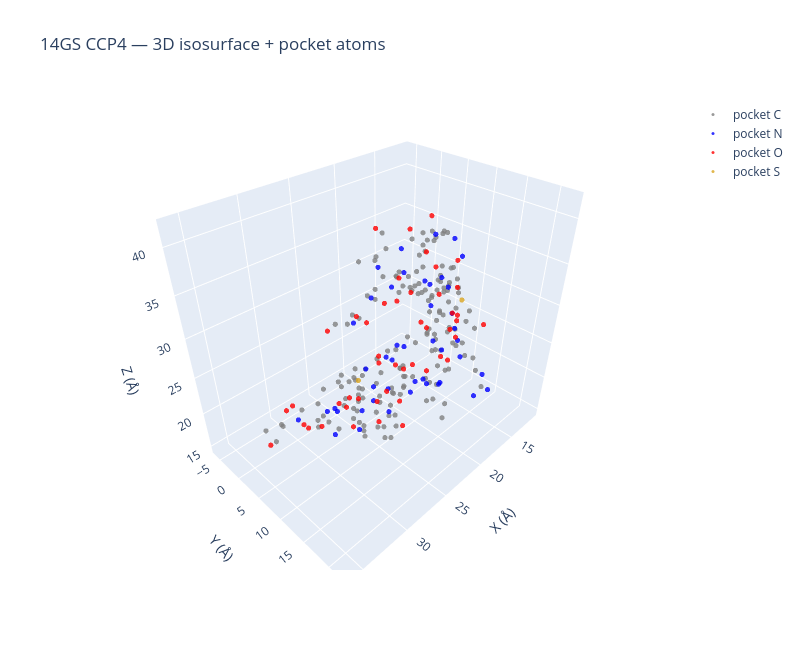

Notebook cell for this chart:
### Markdown cell above
## 5. Pocket Atoms (Plotly)

A sub-box around the pocket centroid is extracted and rendered as two isosurfaces:  
**blue** = +1.5σ (positive density),  **red** = −3σ (negative density, e.g. missing atoms).

### Code cell
# Sub-box around pocket centroid
R = 18
i0, i1 = max(0, ci - R), min(nu, ci + R)
j0, j1 = max(0, cj - R), min(nv, cj + R)
k0, k1 = max(0, ck - R), min(nw, ck + R)
sub = arr[i0:i1, j0:j1, k0:k1]

# Grid indices → Cartesian Å (monoclinic: x = a*fa + c*cos(β)*fc)
beta_rad = math.radians(cell.beta)
a_len, b_len, c_len = cell.a, cell.b, cell.c

ii = np.arange(i0, i1, dtype=float) / nu
jj = np.arange(j0, j1, dtype=float) / nv
kk = np.arange(k0, k1, dtype=float) / nw
Fi, Fj, Fk = np.meshgrid(ii, jj, kk, indexing="ij")

Xc = a_len * Fi + c_len * math.cos(beta_rad) * Fk
Yc = b_len * Fj
Zc = c_len * math.sin(beta_rad) * Fk

pos_thresh = mean + 1.5 * sigma
neg_thresh = mean - 3.0 * sigma

traces = []

traces.append(go.Isosurface(
    x=Xc.ravel(), y=Yc.ravel(), z=Zc.ravel(),
    value=sub.ravel(),
    isomin=pos_thresh, isomax=pos_thresh,
    surface_count=1,
    colorscale=[[0, "blue"], [1, "blue"]],
    showscale=False, opacity=0.35,
    name="+1.5σ",
    caps=dict(x_show=False, y_show=False, z_show=False),
))

traces.append(go.Isosurface(
    x=Xc.ravel(), y=Yc.ravel(), z=Zc.ravel(),
    value=sub.ravel(),
    isomin=neg_thresh, isomax=neg_thresh,
    surface_count=1,
    colorscale=[[0, "red"], [1, "red"]],
    showscale=False, opacity=0.25,
    name="−3σ",
    caps=dict(x_show=False, y_show=False, z_show=False),
))

for elem in sorted(set(pocket_elems)):
    mask = np.array([e == elem for e in pocket_elems])
    xyz  = pocket_xyz[mask]
    traces.append(go.Scatter3d(
        x=xyz[:, 0], y=xyz[:, 1], z=xyz[:, 2],
        mode="markers",
        marker=dict(size=3, color=ELEM_COLOR.get(elem, "purple"), opacity=0.8),
        name=f"pocket {elem}",
    ))

fig = go.Figure(traces)
fig.update_layout(
    title="14GS CCP4 — 3D isosurface + pocket atoms",
    scene=dict(
        xaxis_title="X (Å)",
        yaxis_title="Y (Å)",
        zaxis_title="Z (Å)",
        aspectmode="data",
    ),
    width=800, height=650,
)
fig.show()

### Figure 1 — Plotly figure (JSON) as saved in the notebook; plotly's stock layout.template omitted (floating-point values rounded to 4 significant figures; data arrays with more than 128 entries replaced by an {"elided": "..."} marker saying what was removed)
{"data": [{"caps": {"x": {"show": false}, "y": {"show": false}, "z": {"show": false}}, "colorscale": [[0, "blue"], [1, "blue"]], "isomax": 0.2959, "isomin": 0.2959, "name": "+1.5σ", "opacity": 0.35, "showscale": false, "surface": {"count": 1}, "type": "isosurface", "value": {"elided": "33696 float values"}, "x": {"elided": "33696 float values"}, "y": {"elided": "33696 float values"}, "z": {"elided": "33696 float values"}}, {"caps": {"x": {"show": false}, "y": {"show": false}, "z": {"show": false}}, "colorscale": [[0, "red"], [1, "red"]], "isomax": -0.5919, "isomin": -0.5919, "name": "−3σ", "opacity": 0.25, "showscale": false, "surface": {"count": 1}, "type": "isosurface", "value": {"elided": "33696 float values"}, "x": {"elided": "33696 float values"}, "y": {"elided": "33696 float values"}, "z": {"elided": "33696 float values"}}, {"marker": {"color": "gray", "opacity": 0.8, "size": 3}, "mode": "markers", "name": "pocket C", "type": "scatter3d", "x": {"elided": "161 float values"}, "y": {"elided": "161 float values"}, "z": {"elided": "161 float values"}}, {"marker": {"color": "blue", "opacity": 0.8, "size": 3}, "mode": "markers", "name": "pocket N", "type": "scatter3d", "x": [19.6, 18.42, 19.96, 18.41, 20.65, 19.63, 22.82, 18.16, 21.97, 18.35, 19.27, 17.43, 23.09, 26.23, 28.22, 30.51, 30.7, 24.54, 25.46, 14.68, 18.16, 15.78, 25.74, 15.76, 13.36, 15.62, 13.88, 17.66, 19.8, 28.54, 31.4, 19.76, 23.22, 19.17, 18.8, 20.0, 19.67, 17.37, 22.05, 20.0, 23.52, 29.26, 32.86, 26.46, 19.13], "y": [13.88, 10.68, 5.716, 4.914, 4.475, 1.068, 4.888, 4.084, 7.245, 9.117, 11.06, 11.16, 5.611, 8.403, 6.635, 10.42, 9.433, 15.96, 12.44, 10.29, 11.18, 6.004, 13.55, 11.33, 1.74, -2.264, 3.971, 5.581, 15.38, 13.31, 12.47, 14.37, 18.45, 15.97, 20.25, 20.52, 22.3, 11.9, 19.92, 12.04, 11.41, 15.88, 7.614, 8.142, -5.654], "z": [26.07, 25.3, 23.73, 22.23, 21.92, 32.43, 31.36, 31.96, 15.65, 19.0, 19.82, 18.45, 17.5, 19.78, 20.38, 20.88, 23.74, 26.13, 24.23, 34.15, 33.47, 29.87, 28.64, 25.69, 27.82, 26.82, 25.26, 14.76, 31.4, 29.35, 26.19, 34.11, 26.16, 27.88, 24.9, 22.96, 24.38, 37.78, 29.22, 39.33, 39.16, 28.86, 23.43, 16.96, 22.24]}, {"marker": {"color": "red", "opacity": 0.8, "size": 3}, "mode": "markers", "name": "pocket O", "type": "scatter3d", "x": [18.42, 15.04, 17.68, 21.19, 17.76, 23.7, 26.3, 28.54, 31.64, 30.93, 32.17, 33.27, 25.71, 25.89, 25.38, 16.68, 19.34, 17.94, 13.69, 27.97, 12.78, 11.87, 16.02, 11.35, 15.45, 20.5, 17.23, 18.99, 18.28, 31.46, 29.65, 20.64, 22.49, 17.37, 20.3, 21.8, 21.83, 21.17, 24.4, 30.45, 35.95, 32.74, 28.05, 25.39, 22.52, 19.12, 20.51], "y": [12.34, 9.596, 2.403, 4.889, 5.027, 7.399, 5.072, 7.751, 6.981, 4.305, 11.12, 7.672, 11.03, 15.79, 14.53, 11.89, 9.433, 13.72, 4.276, 14.68, 13.28, 2.992, -0.429, 5.439, 5.417, 4.428, 5.2, 4.002, 14.5, 15.44, 13.77, 17.27, 15.12, 13.52, 11.07, 17.7, 10.31, 12.79, 8.428, 18.72, 8.292, 4.763, 9.712, 15.22, -5.952, -2.427, -2.419], "z": [23.78, 24.48, 30.51, 29.83, 29.48, 18.71, 18.72, 22.31, 20.95, 19.45, 23.8, 25.64, 27.19, 28.58, 23.46, 35.02, 27.93, 32.97, 30.66, 31.03, 25.17, 25.54, 25.6, 23.27, 23.41, 16.49, 18.8, 19.44, 29.32, 28.98, 26.69, 32.31, 25.73, 26.25, 37.34, 27.72, 40.16, 41.82, 40.79, 26.92, 23.02, 23.15, 19.56, 20.36, 22.9, 23.45, 25.15]}, {"marker": {"color": "goldenrod", "opacity": 0.8, "size": 3}, "mode": "markers", "name": "pocket S", "type": "scatter3d", "x": [23.14, 14.43], "y": [2.287, 10.63], "z": [19.16, 28.58]}], "layout": {"height": 650, "scene": {"aspectmode": "data", "xaxis": {"title": {"text": "X (Å)"}}, "yaxis": {"title": {"text": "Y (Å)"}}, "zaxis": {"title": {"text": "Z (Å)"}}}, "title": {"text": "14GS CCP4 — 3D isosurface + pocket atoms"}, "width": 800}}
